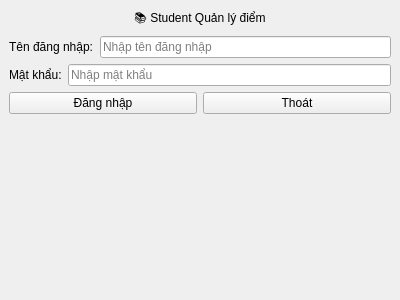
<?xml version="1.0" encoding="UTF-8"?>
<ui version="4.0">
 <class>Đăng nhậpWindow</class>
 <widget class="QMainWindow" name="Đăng nhậpWindow">
  <property name="geometry">
   <rect>
    <x>0</x>
    <y>0</y>
    <width>400</width>
    <height>300</height>
   </rect>
  </property>
  <property name="windowTitle">
   <string>Student Quản lý điểm - Đăng nhập</string>
  </property>
  <widget class="QWidget" name="centralwidget">
   <layout class="QVBoxLayout" name="verticalLayout">
    <item>
     <widget class="QLabel" name="titleLabel">
      <property name="text">
       <string>📚 Student Quản lý điểm</string>
      </property>
      <property name="alignment">
       <set>Qt::AlignCenter</set>
      </property>
     </widget>
    </item>
    <item>
     <layout class="QHBoxLayout" name="usernameLayout">
      <item>
       <widget class="QLabel" name="usernameLabel">
        <property name="text">
         <string>Tên đăng nhập:</string>
        </property>
       </widget>
      </item>
      <item>
       <widget class="QLineEdit" name="usernameEdit">
        <property name="placeholderText">
         <string>Nhập tên đăng nhập</string>
        </property>
       </widget>
      </item>
     </layout>
    </item>
    <item>
     <layout class="QHBoxLayout" name="passwordLayout">
      <item>
       <widget class="QLabel" name="passwordLabel">
        <property name="text">
         <string>Mật khẩu:</string>
        </property>
       </widget>
      </item>
      <item>
       <widget class="QLineEdit" name="passwordEdit">
        <property name="echoMode">
         <enum>QLineEdit::Password</enum>
        </property>
        <property name="placeholderText">
         <string>Nhập mật khẩu</string>
        </property>
       </widget>
      </item>
     </layout>
    </item>
    <item>
     <layout class="QHBoxLayout" name="buttonLayout">
      <item>
       <widget class="QPushButton" name="loginButton">
        <property name="text">
         <string>Đăng nhập</string>
        </property>
       </widget>
      </item>
      <item>
       <widget class="QPushButton" name="exitButton">
        <property name="text">
         <string>Thoát</string>
        </property>
       </widget>
      </item>
     </layout>
    </item>
    <item>
     <spacer name="verticalSpacer">
      <property name="orientation">
       <enum>Qt::Vertical</enum>
      </property>
      <property name="sizeHint" stdset="0">
       <size>
        <width>20</width>
        <height>40</height>
       </size>
      </property>
     </spacer>
    </item>
   </layout>
  </widget>
 </widget>
 <resources/>
 <connections/>
</ui>
